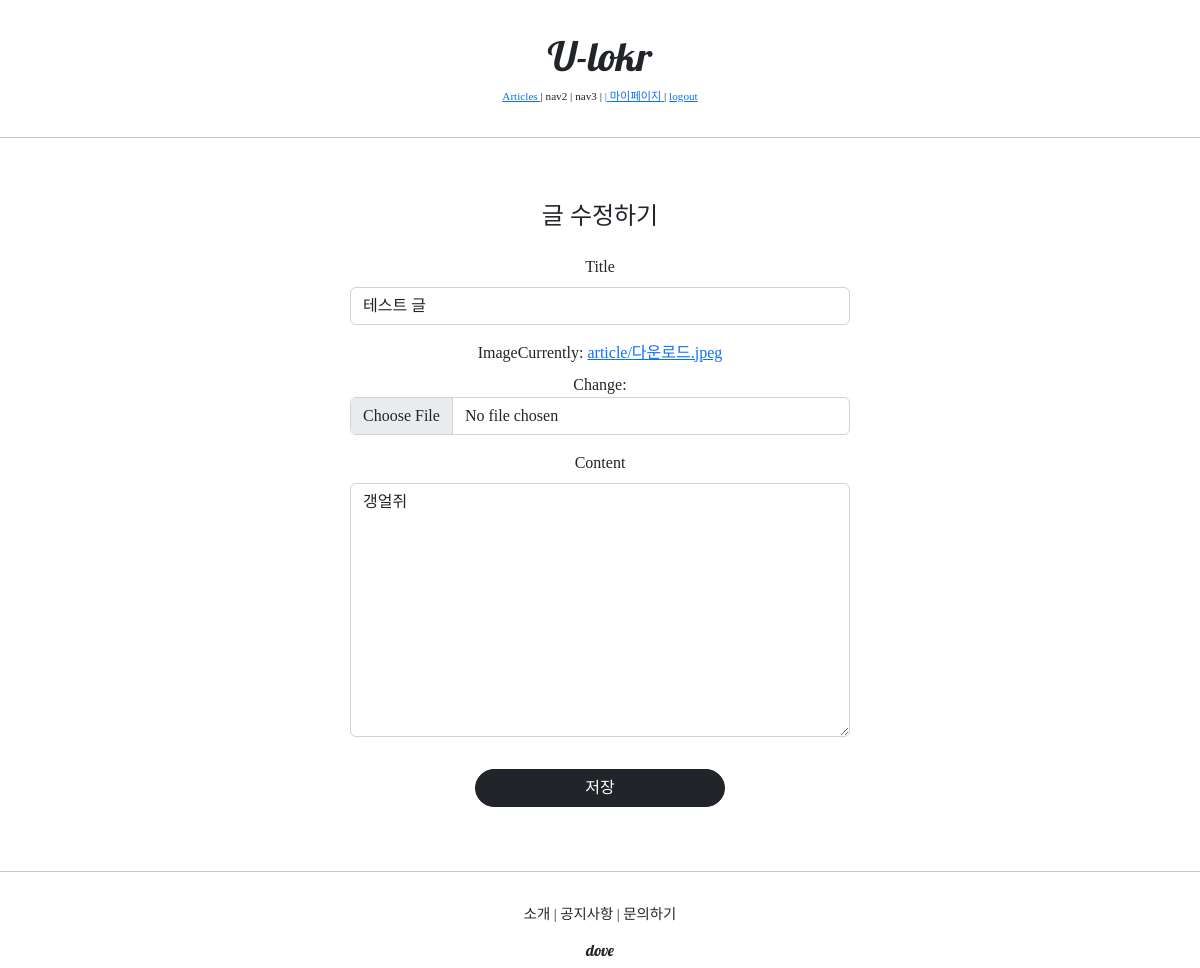
/articles/update/1 (signed in), run on an earlier commit of the app's database.
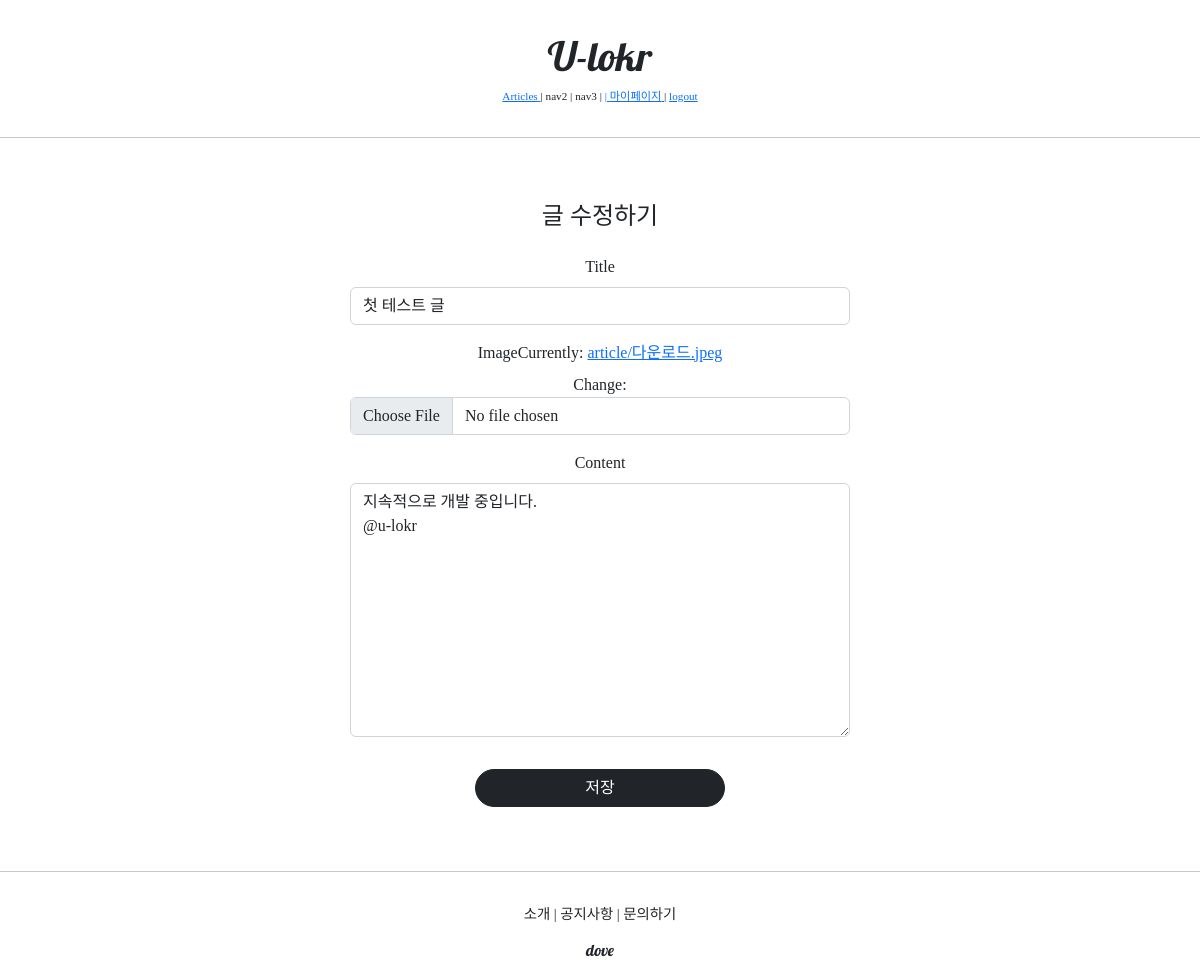
And on a later commit of the database.
### articleapp/models.py (models this page shows)
class Article(models.Model):
    writer = models.ForeignKey(User, on_delete=models.SET_NULL, related_name='article', null=True) #탈퇴 시 게시글이 사라지지 않고 NULL로 변환 (??) #set_NULL이라서 null=True도 해줘야 한다
    title = models.CharField(max_length=200, null=True)
    image = models.ImageField(upload_to='article/', null=False) #media/article에 저장된다.
    content = models.TextField(null=True)
    created_at = models.DateField(auto_now_add=True, null=True)

### articleapp/views.py (the view, shortened to what this page needs)
# urls.py: path('update/<int:pk>', ArticleUpdateView.as_view(template_name='articleapp/update.html'), name='update'),
@method_decorator(article_ownership_required, 'get')
@method_decorator(article_ownership_required, 'post')
class ArticleUpdateView(UpdateView):
    model = Article
    form_class = ArticleCreationForm
    template_name = 'articleapp/update.html'
    context_object_name = 'target_article'

### articleapp/forms.py
class ArticleCreationForm(ModelForm): #모델을 form으로 변한
    class Meta:
        model = Article
        fields = ['title','image','content']

### articleapp/templates/articleapp/update.html (shortened to what this page needs)
{% extends 'base.html' %}
{% load bootstrap4 %}
{% block content %}
	<div style="text-align:center; max-width:500px; margin:4rem auto;">
        <div class="mb-4">
            <h4>글 수정하기</h4>
        </div>
        <form action="{% url 'articleapp:update' pk=target_article.pk %}" method="post" enctype="multipart/form-data">
            {% bootstrap_form form %}
            <input type="submit" class="btn btn-dark rounded-pill col-6 mt-3" value="저장">
        </form>
    </div>
{% endblock %}

### templates/base.html
<!DOCTYPE html>
<html lang='ko'>
    {% include 'head.html' %}
    <body style="font-family:'NanumSquareR';">
        {% include 'header.html' %}
        <hr>
        {% block content %}
        {% endblock %}
        <hr>
        {% include 'footer.html' %}
    </body>
</html>

### templates/head.html (shortened to what this page needs)
{% load static %}
<head>
    <link rel="stylesheet" href="https://cdn.jsdelivr.net/npm/bootstrap@5.2.2/dist/css/bootstrap.min.css">
    <link rel="stylesheet" type="text/css" href="{% static 'base.css' %}">
</head>

### templates/header.html
<div class="dove_header">
    <div>
        <h1 class="dove_logo" style="margin-top:1rem;">U-lokr</h1>
    </div>
    <div style="font-size:.7rem;">
        <a href="{% url 'articleapp:list' %}">
            <span>Articles</span>
        </a> |
        <span>nav2</span> |
        <span>nav3</span> |
        {% if not user.is_authenticated %}
        <a href="{% url 'accountapp:login' %}?next={{ request.path }}">
            <span>login</span>
        </a> |
        <a href="{% url 'accountapp:create' %}">
        	<span>SignUp</span>
        </a>
        {% else %}
        <a href="{% url 'accountapp:detail' pk=user.pk %}">
            | <span>마이페이지</span>
        </a> |
        <a href="{% url 'accountapp:logout' %}?next={{ request.path }}">
            <span>logout</span>
        </a>
        {% endif %}
    </div>
</div>

### templates/footer.html
<div class="dove_footer">
    <div class="dove_footer_btn" style="font-size:.9rem;">
        <span>소개</span> |
        <span>공지사항</span> |
        <span>문의하기</span>
    </div>
    <div style="margin-top:1rem;">
        <h6 class="dove_logo">dove</h6>
    </div>
</div>

### static/base.css (style rules this page uses)
.dove_logo { font-family: 'Lobster', cursive; }
.dove_footer { text-align:center; }
.dove_header { text-align:center; margin:2rem 0; }
.dove_footer_btn { margin-top:2rem; }

What changed in the data, as far as the page shows it:
changed Article: title "테스트 글" → "첫 테스트 글"; content "갱얼쥐" → "지속적으로 개발 중입니다. @u-lokr"
